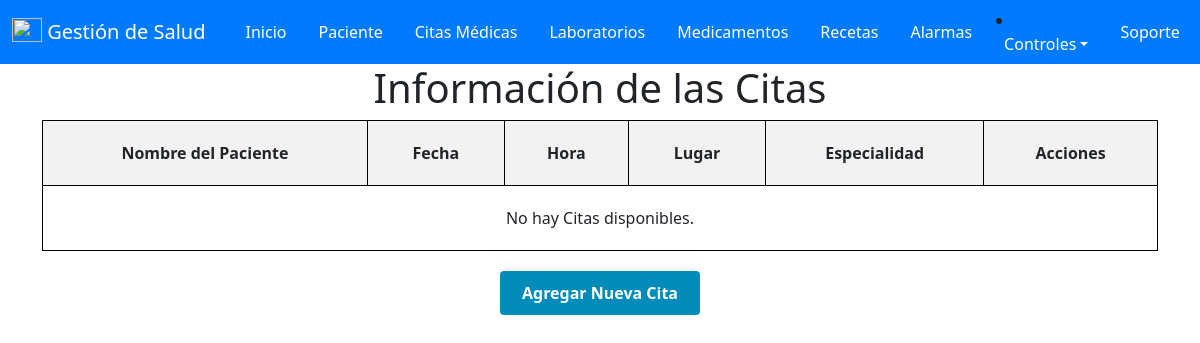
The page /citas/ (signed in) on the database as committed earlier.
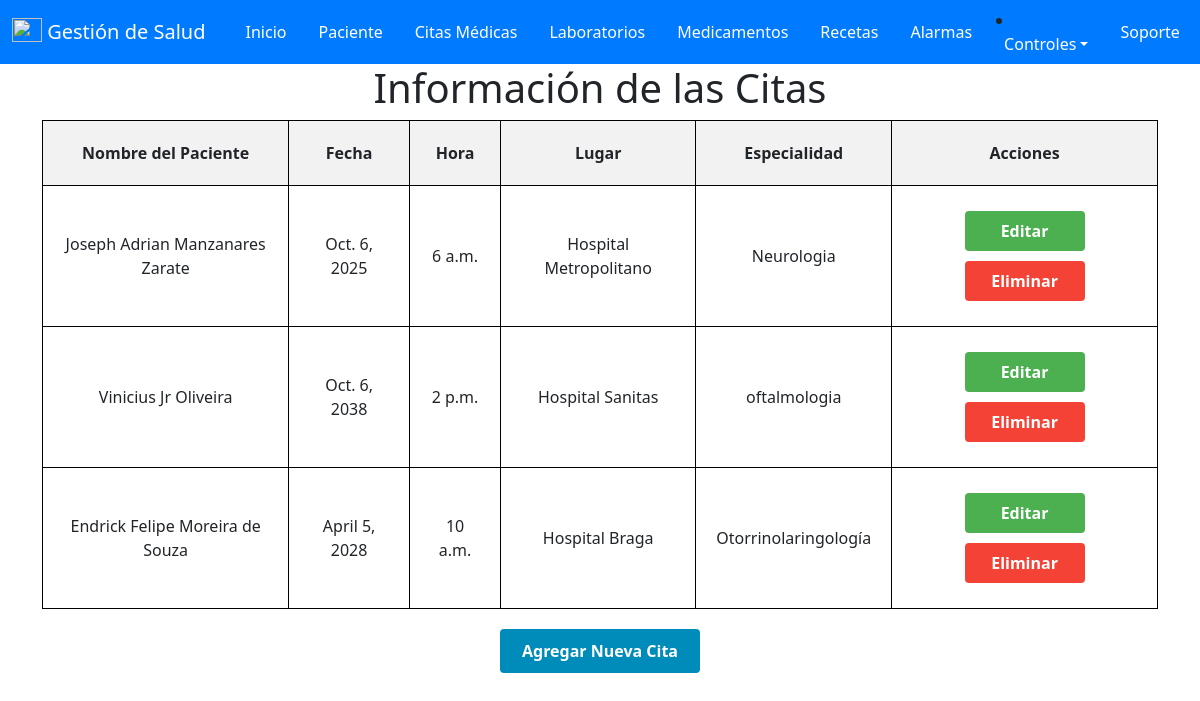
The same page on the database as committed later.
### salud/models.py (models this page shows, shortened)
class cita(models.Model):
    id_Cita = models.AutoField(primary_key=True , verbose_name='ID_Cita')
    id_paciente = models.ForeignKey(paciente, on_delete=models.CASCADE)
    fecha = models.DateField(null=False, verbose_name='Fecha')
    hora = models.TimeField(null=False, verbose_name='Hora')
    lugar = models.CharField(max_length=200, verbose_name='Lugar')
    especialidad = models.CharField(max_length=50, verbose_name='Especialidad')
    id_usuario = models.ForeignKey(User, on_delete=models.CASCADE)

class paciente(models.Model):
    id_paciente = models.AutoField(primary_key=True , verbose_name='ID_Paciente')
    cedula = models.IntegerField(null=True,verbose_name='Cedula')
    nombre = models.CharField(max_length=50, verbose_name='Nombre')
    apellido = models.CharField(max_length=50, verbose_name='Apellido')
    sexo = models.CharField(max_length=20, verbose_name='Sexo')
    fecha_Nacimiento = models.DateField(null=True, verbose_name='Fecha de Nacimiento')
    edad = models.IntegerField ( verbose_name='Edad')
    direccion = models.CharField(max_length=50, verbose_name='Direccion')
    telefono = models.IntegerField( verbose_name='Telefono')
    email = models.EmailField( verbose_name='Email')
    id_usuario = models.ForeignKey(User, on_delete=models.CASCADE)

### salud/views.py (the view)
# urls.py: path('citas/', views.citas, name='citas'),
@login_required(login_url='/accounts/login/')
def citas(request):
    citas = cita.objects.filter(id_usuario=request.user)
    context = {
        'citas': citas
    }
    return render(request, 'Programar/citas.html', context)

### salud/templates/Programar/citas.html (shortened to what this page needs)
{% extends "base.html" %}
{% block contenido %}
<!DOCTYPE html>
<html>
<head>
</head>
<body>
    <h1>Información de las Citas</h1>
    <form method="post" action="{% url 'citas' %}">
        <table>
            <thead>
                <tr>
                    <th>Nombre del Paciente</th>
                    <th>Fecha</th>
                    <th>Hora</th>
                    <th>Lugar</th>
                    <th>Especialidad</th>
                    <th>Acciones</th>
                </tr>
            </thead>
            <tbody>
                {% for cita in citas %}
                <tr>
                    <td>{{ cita.id_paciente.nombre }} {{ cita.id_paciente.apellido }}</td>
                    <td>{{ cita.fecha }}</td>
                    <td>{{ cita.hora }}</td>
                    <td>{{ cita.lugar }}</td>
                    <td>{{ cita.especialidad }}</td>
                    <td>
                        <a href= "{% url 'editar_cita' cita.id_Cita %}"class="button edit-button">Editar</a>
                        <a href="" class="button delete-button" onclick="return confirm('¿Estás seguro de que deseas eliminar esta cita?');">Eliminar</a>
                    </td>
                </tr>
                {% empty %}
                <tr>
                    <td colspan="6">No hay Citas disponibles.</td>
                </tr>
                {% endfor %}
            </tbody>
        </table>
        <a href="{% url 'agregar_cita' %}" class="button add-button">Agregar Nueva Cita</a>
    </form>
</body>
</html>
{% endblock %}

### salud/templates/base.html (shortened to what this page needs)
{% load static %}
<!doctype html>
<html lang="en">
<head>
    <link
        href="https://cdn.jsdelivr.net/npm/bootstrap@5.3.2/dist/css/bootstrap.min.css"
        rel="stylesheet"
    />
</head>
<body>
    <header>
        <nav class="navbar navbar-expand navbar-light">
            <div class="container-fluid">
                <span class="navbar-brand">
                    <img src="{% static 'img/icono.png' %}" width="30" height="24" class="d-inline-block align-text-top">
                    Gestión de Salud
                </span>
                <a class="nav-item nav-link active" href="{% url 'inicio' %}" aria-current="page">Inicio <span class="visually-hidden">(current)</span></a>
                <a class="nav-item nav-link" href="{% url 'index' %}">Paciente</a>
                <a class="nav-item nav-link" href="{% url 'citas'%}">Citas Médicas</a>
                <a class="nav-item nav-link" href="{% url 'laboratorios' %}">Laboratorios</a>
                <a class="nav-item nav-link" href="{% url 'medicamentos' %}">Medicamentos</a>
                <a class="nav-item nav-link" href="{% url 'recetas' %}">Recetas</a>
                <a class="nav-item nav-link" href="{% url 'alarmas' %}">Alarmas</a>
                <li class="nav-item dropdown">
                    <a class="nav-link dropdown-toggle" data-bs-toggle="dropdown" href="#" role="button" aria-expanded="false">Controles</a>
                </li>
                <a class="nav-item nav-link" href="{% url 'soporte' %}">Soporte</a>
            </div>
        </nav>
    </header>
    <main>
        <div class="container">
            <div class="row">
                <div class="col">
                    {% block contenido %}{% endblock %}
                </div>
            </div>
        </div>
    </main>
</body>
</html>

### salud/templates/base.html (style rules this page uses)
.navbar { background-color: #007bff; }
.navbar-brand, .nav-link { color: #fff; }
.nav-link { margin: 0 0.5rem; }

### salud/templates/Programar/citas.html (style rules this page uses)
table { width: 100%; border-collapse: collapse; }
th, td { border: 1px solid black; padding: 20px; text-align: center; }
th { background-color: #f2f2f2; }
tbody tr { border-bottom: 1px solid #ddd; }
.button { padding: 8px 12px; margin: 5px; border: none; border-radius: 4px; color: white; text-decoration: none; font-weight: bold; display: inline-block; width: 120px; text-align: center; box-sizing: border-box; }
.edit-button { background-color: #4CAF50; }
.delete-button { background-color: #f44336; }
.add-button { background-color: #008CBA; display: block; margin: 20px auto; width: 200px; text-align: center; text-decoration: none; color: white; padding: 10px; border-radius: 4px; }
h1 { text-align: center; }

Rows that differ between the two databases and show on the page:
added cita: id_paciente.nombre "Joseph Adrian", id_paciente.apellido "Manzanares Zarate", fecha "Oct. 6, 2025", hora "6 a.m.", lugar "Hospital Metropolitano", especialidad "Neurologia"
added cita: id_paciente.nombre "Vinicius Jr", id_paciente.apellido "Oliveira", fecha "Oct. 6, 2038", hora "2 p.m.", lugar "Hospital Sanitas", especialidad "oftalmologia"
added cita: id_paciente.nombre "Endrick Felipe", id_paciente.apellido "Moreira de Souza", fecha "April 5, 2028", hora "10 a.m.", lugar "Hospital Braga", especialidad "Otorrinolaringología"
Other text that changed with them:
text no longer shown: "No hay Citas disponibles."
